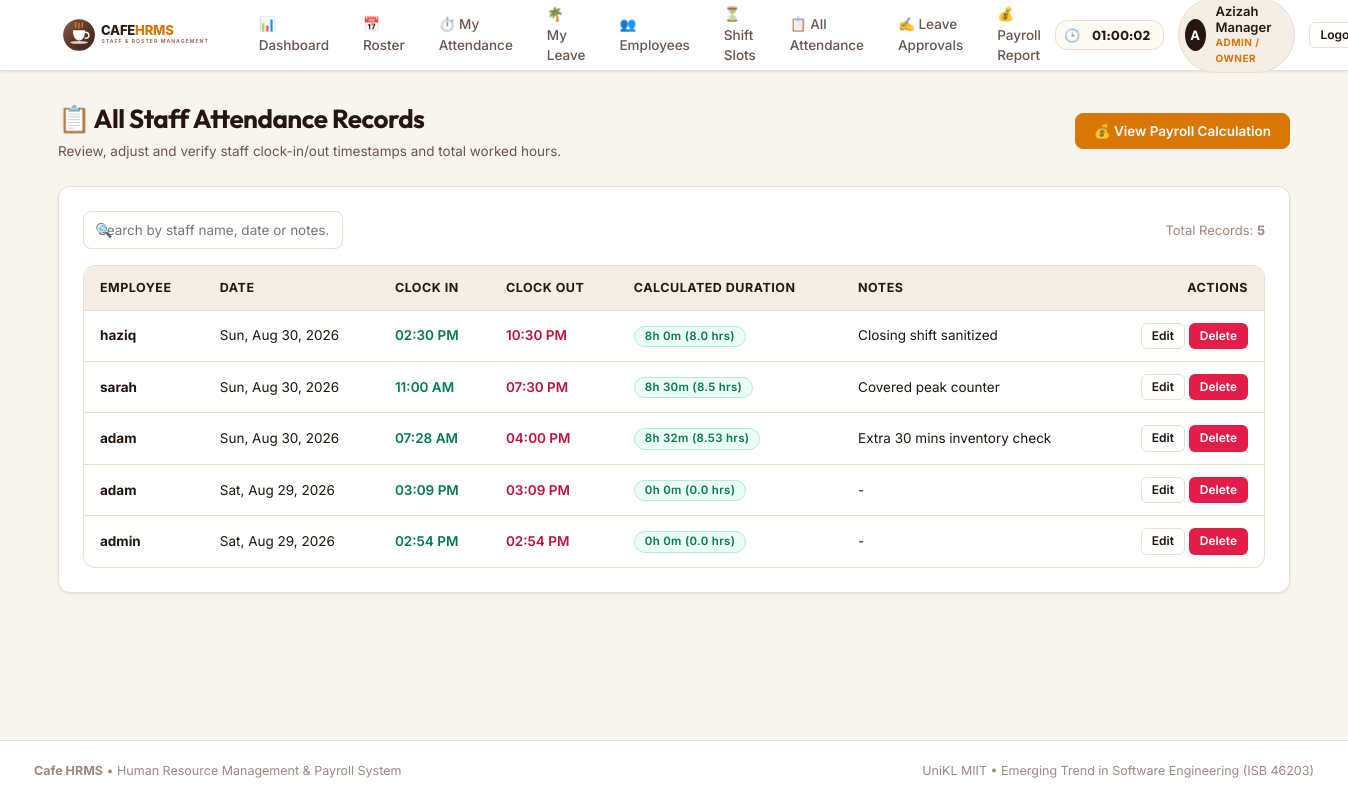
Page /attendance/ (signed in) on the committed database.
### cafe/models.py (models this page shows, shortened)
class Attendance(models.Model):
    employee = models.ForeignKey(User, on_delete=models.CASCADE)
    date = models.DateField()
    clock_in_time = models.TimeField(null=True, blank=True)
    clock_out_time = models.TimeField(null=True, blank=True)
    notes = models.CharField(max_length=200, blank=True)
    @property
    def hours_worked(self):
        if self.clock_in_time and self.clock_out_time:
            dummy_date = datetime.date(2000, 1, 1)
            dt_in = datetime.datetime.combine(dummy_date, self.clock_in_time)
            dt_out = datetime.datetime.combine(dummy_date, self.clock_out_time)
            if dt_out < dt_in:
                dt_out += datetime.timedelta(days=1)
            diff = dt_out - dt_in
            return round(diff.total_seconds() / 3600.0, 2)
        return 0.0
    @property
    def duration_formatted(self):
        if self.clock_in_time and self.clock_out_time:
            hrs = self.hours_worked
            h = int(hrs)
            m = int(round((hrs - h) * 60))
            return f"{h}h {m}m"
        elif self.clock_in_time:
            return "Active (Clocked In)"
        return "-"

### cafe/views.py (the view)
# urls.py: path('attendance/', views.attendance_list, name='attendance_list'),
@login_required
def attendance_list(request):
    if not is_admin_or_manager(request.user):
        messages.error(request, "You are not allowed to view this page.")
        return redirect("dashboard")
    records = Attendance.objects.all().select_related('employee').order_by('-date', '-clock_in_time')
    return render(request, "attendance_list.html", {"records": records})

### cafe/views.py (called while the page is built)
def is_admin_or_manager(user):
    if user.is_superuser:
        return True
    try:
        return user.employeeprofile.role in ["admin", "manager"]
    except EmployeeProfile.DoesNotExist:
        return False

### cafe/templates/attendance_list.html (shortened to what this page needs)
{% extends "base.html" %}
{% block content %}
<div class="page-header">
    <div class="page-title-group">
        <h1>📋 All Staff Attendance Records</h1>
        <p class="page-subtitle">Review, adjust and verify staff clock-in/out timestamps and total worked hours.</p>
    </div>
    <div class="page-actions">
        <a href="{% url 'payroll_summary' %}" class="btn btn-primary">💰 View Payroll Calculation</a>
    </div>
</div>
<div class="card">
    <div class="table-filter-bar">
        <div class="search-input-wrapper">
            <span class="search-icon">🔍</span>
            <input type="text" class="search-input" data-table-search="all-attendance-table" placeholder="Search by staff name, date or notes...">
        </div>
        <div style="font-size: 13px; color: var(--text-muted);">
            Total Records: <strong>{{ records.count }}</strong>
        </div>
    </div>
    <div class="table-responsive">
        <table class="custom-table" id="all-attendance-table">
            <thead>
                <tr>
                    <th>Employee</th>
                    <th>Date</th>
                    <th>Clock In</th>
                    <th>Clock Out</th>
                    <th>Calculated Duration</th>
                    <th>Notes</th>
                    <th style="text-align: right;">Actions</th>
                </tr>
            </thead>
            <tbody>
                {% for record in records %}
                <tr>
                    <td><strong>{{ record.employee.username }}</strong></td>
                    <td>{{ record.date|date:"D, M d, Y" }}</td>
                    <td>
                        {% if record.clock_in_time %}
                            <span style="color: #047857; font-weight: 600;">{{ record.clock_in_time|time:"h:i A" }}</span>
                        {% else %}
                            <span style="color: var(--text-muted);">-</span>
                        {% endif %}
                    </td>
                    <td>
                        {% if record.clock_out_time %}
                            <span style="color: #be123c; font-weight: 600;">{{ record.clock_out_time|time:"h:i A" }}</span>
                        {% else %}
                            <span class="badge badge-pending">Active (On Duty)</span>
                        {% endif %}
                    </td>
                    <td>
                        {% if record.clock_out_time %}
                            <span class="badge badge-completed">{{ record.duration_formatted }} ({{ record.hours_worked }} hrs)</span>
                        {% elif record.clock_in_time %}
                            <span class="badge badge-pending">In Progress</span>
                        {% else %}
                            -
                        {% endif %}
                    </td>
                    <td>{{ record.notes|default:"-" }}</td>
                    <td style="text-align: right; white-space: nowrap;">
                        <a href="{% url 'attendance_update' record.pk %}" class="btn btn-secondary btn-sm">Edit</a>
                        <button type="button"
                                class="btn btn-danger btn-sm"
                                data-confirm-action="{% url 'attendance_delete' record.pk %}"
                                data-confirm-title="Delete Attendance Record"
                                data-confirm-text="Are you sure you want to remove this attendance log for {{ record.employee.username }} on {{ record.date }}?">
                            Delete
                        </button>
                    </td>
                </tr>
                {% empty %}
                <tr class="no-filter"><td colspan="7" style="text-align: center; color: var(--text-muted); padding: 24px;">No attendance records found.</td></tr>
                {% endfor %}
            </tbody>
        </table>
    </div>
</div>
{% endblock %}

### cafe/templates/base.html (shortened to what this page needs)
{% load static %}
<!DOCTYPE html>
<html lang="en">
<head>
    <link rel="stylesheet" href="{% static 'css/style.css' %}">
</head>
<body>
    <header class="site-header">
        <div class="nav-container">
            <a href="{% url 'dashboard' %}" class="brand-wrapper">
                <img src="{% static 'images/logo.svg' %}" alt="Cafe HRMS Logo" class="brand-logo">
            </a>
            {% if user.is_authenticated %}
            <ul class="nav-menu">
                <li><a href="{% url 'dashboard' %}" class="nav-link">📊 Dashboard</a></li>
                <li><a href="{% url 'roster' %}" class="nav-link">📅 Roster</a></li>
                <li><a href="{% url 'my_attendance' %}" class="nav-link">⏱️ My Attendance</a></li>
                <li><a href="{% url 'my_leave_requests' %}" class="nav-link">🌴 My Leave</a></li>
                {% if user.is_superuser or user.employeeprofile.role == "admin" or user.employeeprofile.role == "manager" %}
                    <li><a href="{% url 'employee_list' %}" class="nav-link">👥 Employees</a></li>
                    <li><a href="{% url 'shiftslot_list' %}" class="nav-link">⏳ Shift Slots</a></li>
                    <li><a href="{% url 'attendance_list' %}" class="nav-link">📋 All Attendance</a></li>
                    <li><a href="{% url 'leave_approval_list' %}" class="nav-link">✍️ Leave Approvals</a></li>
                    <li><a href="{% url 'payroll_summary' %}" class="nav-link">💰 Payroll Report</a></li>
                {% endif %}
            </ul>
            <div class="nav-user-panel">
                <div class="quick-attendance-widget" title="Current Cafe Local Time">
                    <span style="font-size: 13px;">🕒</span>
                    <span id="live-clock-display" class="live-clock">--:--:--</span>
                </div>
                <div class="user-badge">
                    <div class="user-avatar">{{ user.username|slice:":1" }}</div>
                    <div class="user-info">
                        <span class="user-name">{{ user.get_full_name|default:user.username }}</span>
                        <span class="user-role-tag">
                            {% if user.is_superuser %}Admin / Owner
                            {% elif user.employeeprofile.role == 'manager' %}Store Manager
                            {% else %}Barista / Staff{% endif %}
                        </span>
                    </div>
                </div>
                <form method="post" action="{% url 'logout' %}" style="display:inline;">
                    <button type="submit" class="btn btn-secondary btn-sm" title="Sign out of system">Logout</button>
                </form>
            </div>
            {% else %}
            <div class="nav-user-panel">
                <a href="{% url 'login' %}" class="btn btn-primary btn-sm">Staff Login</a>
            </div>
            {% endif %}
        </div>
    </header>
    <main class="main-wrapper">
        {% block content %}{% endblock %}
    </main>
    <footer class="site-footer">
        <div class="footer-container">
            <div>
                <strong>Cafe HRMS</strong> &bull; Human Resource Management &amp; Payroll System
            </div>
            <div>
                UniKL MIIT &bull; Emerging Trend in Software Engineering (ISB 46203)
            </div>
        </div>
    </footer>
</body>
</html>

### rows in the picture
Attendance: employee.username "haziq", date "Sun, Aug 30, 2026", clock_in_time "02:30 PM", clock_out_time "10:30 PM", duration_formatted "8h 0m", hours_worked "8.0", notes "Closing shift sanitized"
Attendance: employee.username "sarah", date "Sun, Aug 30, 2026", clock_in_time "11:00 AM", clock_out_time "07:30 PM", duration_formatted "8h 30m", hours_worked "8.5", notes "Covered peak counter"
Attendance: employee.username "adam", date "Sun, Aug 30, 2026", clock_in_time "07:28 AM", clock_out_time "04:00 PM", duration_formatted "8h 32m", hours_worked "8.53", notes "Extra 30 mins inventory check"
Attendance: employee.username "adam", date "Sat, Aug 29, 2026", clock_in_time "03:09 PM", clock_out_time "03:09 PM", duration_formatted "0h 0m", hours_worked "0.0", notes "-"
Attendance: employee.username "admin", date "Sat, Aug 29, 2026", clock_in_time "02:54 PM", clock_out_time "02:54 PM", duration_formatted "0h 0m", hours_worked "0.0", notes "-"

### other values in the picture
{{ user.username|slice:":1" }} "A"
{{ user.get_full_name|default:user.username }} "Azizah Manager"
{{ records.count }} "5"
